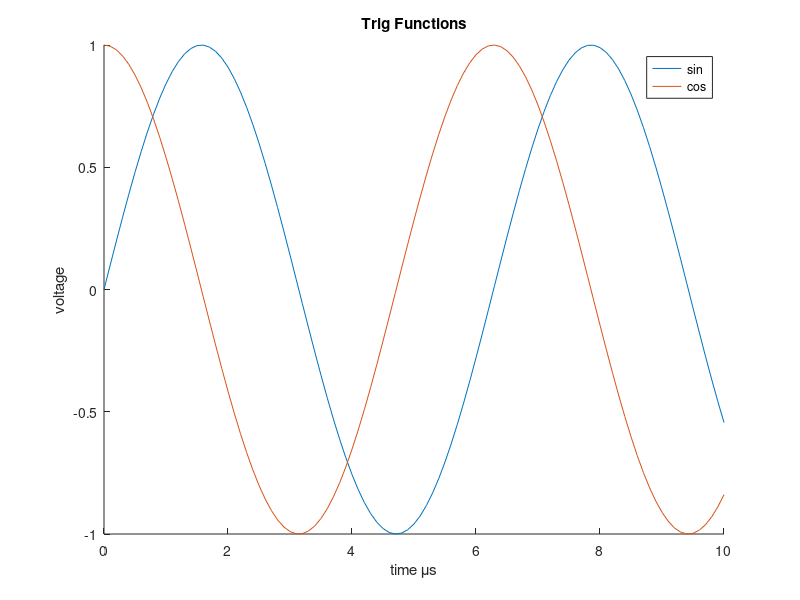
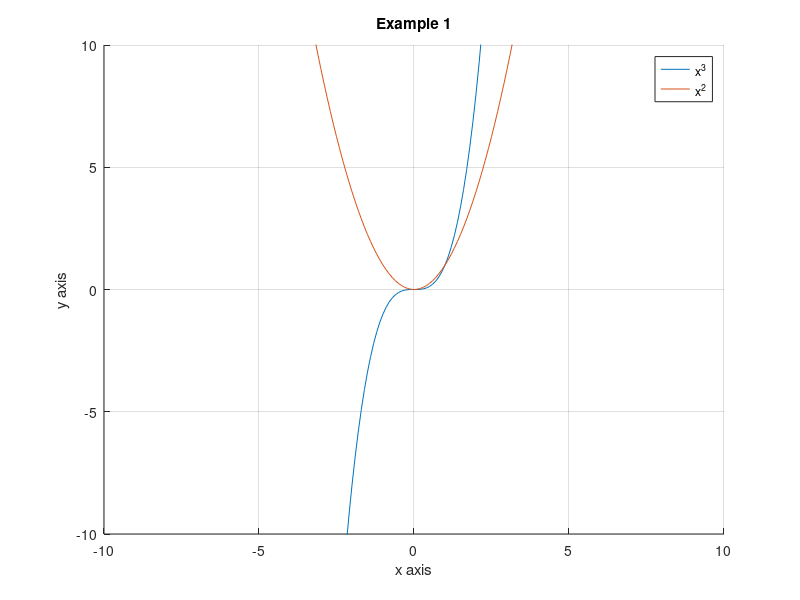
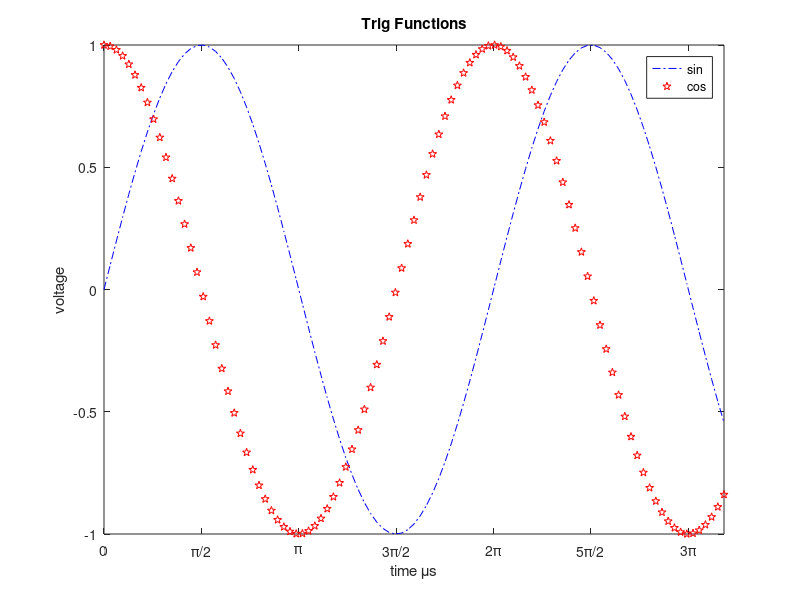
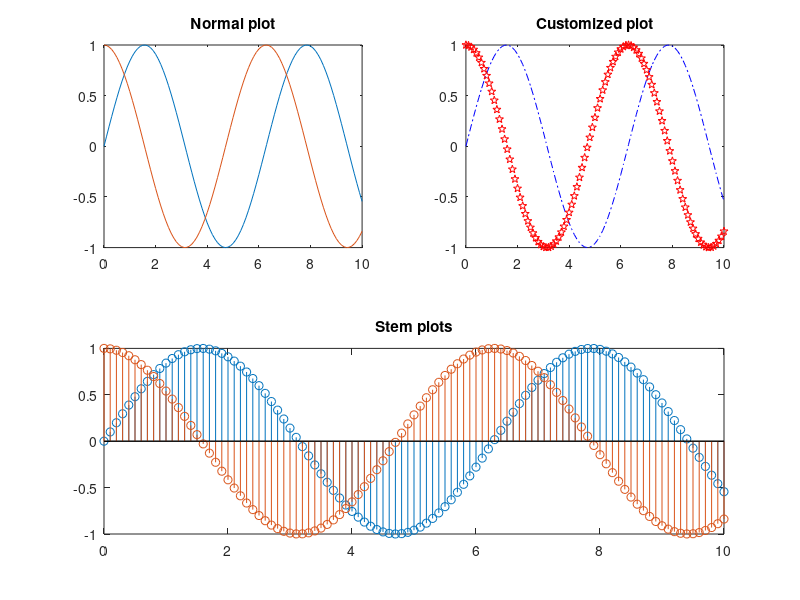

MATLAB code to generate these figures, in order: (Note: this script raises an error after producing the figures.)
%% Lesson 5a: Plotting
%
% We are going to go through several plotting schemes, and explore how you
% can customize plotting. We would go through 2D plotting, surface
% plotting, subplot, stem plot and 3D plotting

clear; clc; close all;

%% 2D plotting: line graphs
x = -10:0.1:10;
y = x.^3;
y2 = x.^2;

hold on;    % plotting more than 1 plot on 1 figure rather than overwriting

plot(x, y, 'DisplayName', 'x^3');
plot(x, y2, 'DisplayName', 'x^2');

hold off;

xlabel('x axis');
ylabel('y axis');
title('Example 1');
xlim([-10 10]);
ylim([-10 10]);
% axis([-10 10 -10 10]);
grid on;
legend show;                             % 'DisplayName does this

%% Example 2: Plotting sine and cosine
t = 0:.1:10;
d1 = sin(t);
d2 = cos(t);

figure;

% plot(t, [d1.' d2.']);
% plot(t, d1, t, d2);

hold on;
plot(t, d1);
plot(t, d2);
hold off;

title('Trig Functions');
xlabel('time \mus');    % \mus is a special symbol. Other examples include:
                        % \beta, \pi, \leq, \infty 
ylabel('voltage');
legend('sin','cos');

% Save to file; gcf() is "get current figure"
exportgraphics(gcf(), "sample_plot.png")

%% Here we are going to get a bit fancy and change up some stuff. 
figure;

plot(t,d1,'b-.',t,d2,'rp') % We are changing up the line pattern and color
title('Trig Functions')
xlabel('time \mus') % \mus is a special symbol. Other examples include:
                    % \beta, \pi, \leq, \infty 
ylabel('voltage')
legend('sin','cos')
xticks(0:pi/2:10)
xticklabels({'0','\pi/2','\pi','3\pi/2','2\pi', '5\pi/2','3\pi'})

% Many other options availible for plotting. Check the documentation or
% search online for options.

%% Subplots
% Subplots exist for stylistic purposes. Let's say you have a signal and
% you want to plot the magnitude and phase of the signal itself. It would
% make more sense if the magnitude and phase plots exist in the same
% figure. There are several examples fo subplot below to explain how it
% works. Note that linear indexing of plots is different from normal linear
% indexing.

figure;
subplot(2,2,1)                    % subplot(# of rows, # of columns, index)
plot(t,d1)
hold on;
plot(t,d2)
title('Normal plot')

subplot(2,2,2)                    % index runs down rows, not columns!
plot(t,d1,'b-.',t,d2,'rp')
title('Customized plot')

%% Stem plots
% stem plots are particularly useful when you are representing digital
% signals, hence it is good (and necessary) to learn them too!
% subplot(2,2,[3 4])                % takes up two slots
subplot(2, 1, 2);
stem(t,d1);
hold on;
stem(t,d2);
title('Stem plots');

sgtitle('Subplots');

%% Tiling -- like subplots but newer
figure();
tiledlayout(2, 2);

nexttile();
plot(t, d1);

nexttile();
plot(t, d2);

%% A 3-D parametric function
% A helix curve
t = linspace(0,10*pi);
figure;
plot3(sin(t),cos(t),t)
xlabel('sin(t)');
ylabel('cos(t)');
zlabel('t')
text(0,0,0,'origin')
grid on;
title('Helix')

%% Surface plot
% A shaded look for 2-D functions
%
% $f(x) = x\exp -(x^2+y^2)$
a1 = -2:0.25:2;
b1 = a1;
[A1,B1] = meshgrid(a1);
F = A1.*exp(-A1.^2-B1.^2);
figure;
surf(A1,B1,F);

%% Mesh plot
% A wireframe look for 2-D functions
figure;
mesh(A1,B1,F);
